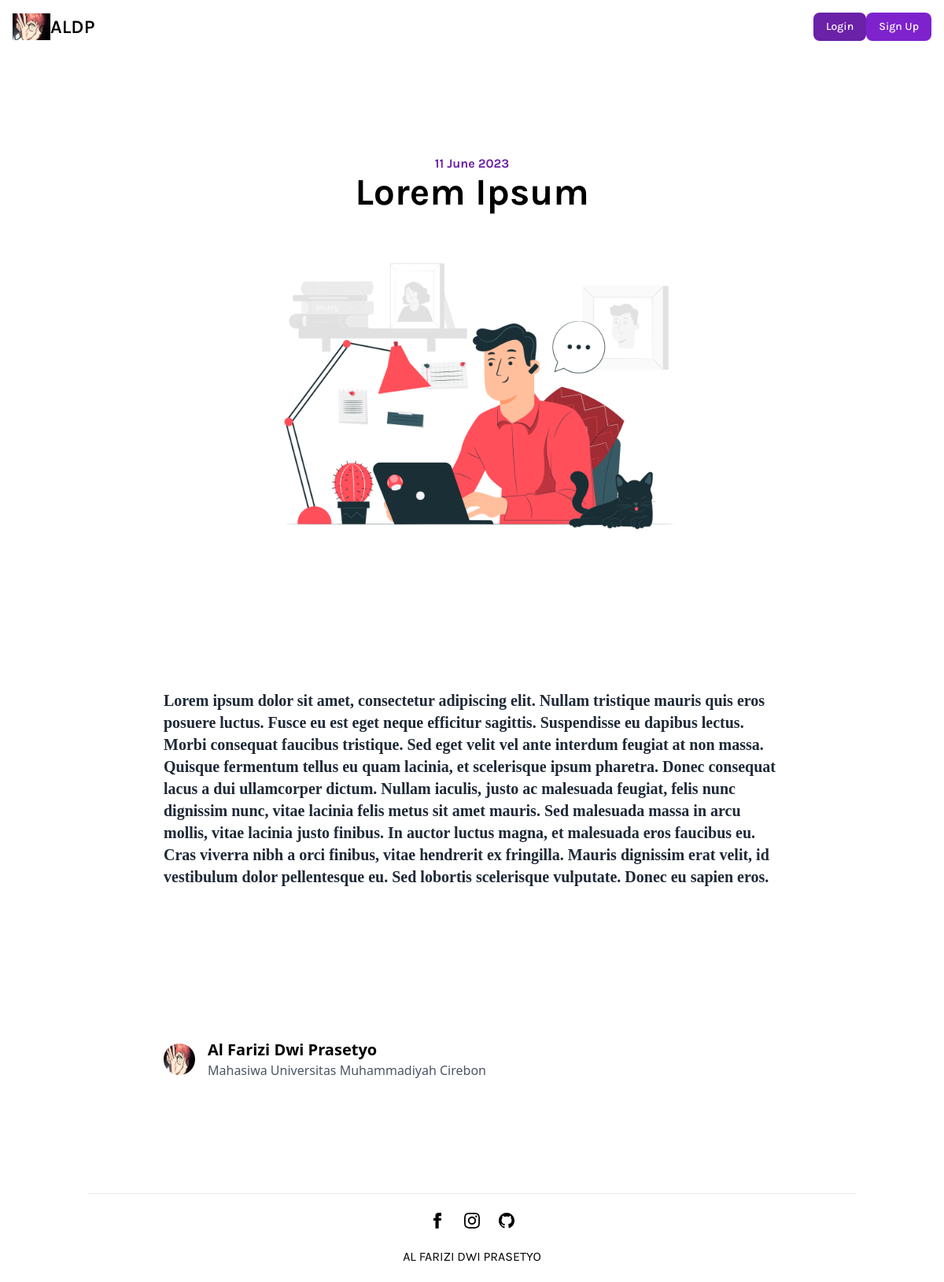
Screenshot of /post/2 with the database file from the repository.
### flaskblog/models.py (models this page shows, shortened)
class Post(db.Model):
    id = db.Column(db.Integer, primary_key=True)
    title = db.Column(db.String(100), nullable=False)
    date = db.Column(db.DateTime, nullable=False, default=datetime.utcnow)
    content = db.Column(db.Text, nullable=False)
    user_id = db.Column(db.Integer, db.ForeignKey('user.id'), nullable=False )

### flaskblog/route.py (the view)
@app.route("/post/<int:post_id>")
def post(post_id):
    post = Post.query.get_or_404(post_id)
    return render_template('post.html', title=post.title, post=post)

### flaskblog/templates/post.html (shortened to what this page needs)
{% extends "layout.html" %}
{% block content %}
	<div class="text-center pt-16 md:pt-32">
		<p class="text-sm md:text-base text-purple-800 font-bold"> {{post.date.strftime('%d %B %Y')}} </p>
		<h1 class="font-bold break-normal text-3xl md:text-5xl">{{post.title}}</h1>
	</div>
	<img class="lg:w-2/4 m-auto" src="../img/3627634.jpg" alt="">
	<div class="container max-w-5xl mx-auto mt-20">
		<div class="mx-0 sm:mx-6">
			<div class="bg-white w-full p-8 md:p-24 text-xl md:text-xl text-gray-800 leading-normal" style="font-family:Georgia,serif;">
				{{post.content | safe}}
            </div>
				<div class="flex w-full items-center font-sans p-8 md:p-24">
					<img class="w-10 h-10 rounded-full mr-4" src="../img/makimasus.jpg" alt="Avatar of Author">
					<div class="flex-1">
						<p class="font-bold text-base md:text-xl leading-none">Al Farizi Dwi Prasetyo</p>
						<p class="text-gray-600 text-xs md:text-base">Mahasiwa Universitas Muhammadiyah Cirebon</a></p>
					</div>
				</div>
{% endblock %}

### flaskblog/templates/layout.html (style rules this page uses)
.font-family-karla { font-family: karla; }

### rows the page displays
Post: date "11 June 2023", title "Lorem Ipsum", content "Lorem ipsum dolor sit amet, consectetur adipiscing elit. Nullam tristique mauris quis eros posuere luctus. Fusce eu est eget neque efficitur sagittis. Suspendisse eu dapibus lectus. Morbi consequat faucibus tristique. Sed eget velit vel ante interdum feugiat at non massa. Quisque fermentum tellus eu quam lacinia, et scelerisque ipsum pharetra. Donec consequat lacus a dui ullamcorper dictum. Nullam iaculis, justo ac malesuada feugiat, felis nunc dignissim nunc, vitae lacinia felis metus sit amet mauris. Sed malesuada massa in arcu mollis, vitae lacinia justo finibus. In auctor luctus magna, et malesuada eros faucibus eu. Cras viverra nibh a orci finibus, vitae hendrerit ex fringilla. Mauris…"
